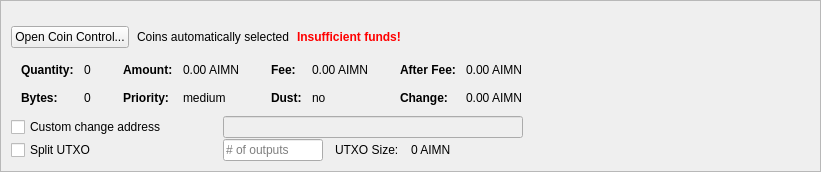
         <widget class="QFrame" name="frameCoinControl">
          <property name="sizePolicy">
           <sizepolicy hsizetype="Expanding" vsizetype="Expanding">
            <horstretch>0</horstretch>
            <verstretch>0</verstretch>
           </sizepolicy>
          </property>
          <property name="maximumSize">
           <size>
            <width>16777215</width>
            <height>16777215</height>
           </size>
          </property>
          <property name="frameShape">
           <enum>QFrame::StyledPanel</enum>
          </property>
          <property name="frameShadow">
           <enum>QFrame::Sunken</enum>
          </property>
          <layout class="QVBoxLayout" name="verticalLayoutCoinControl2">
           <property name="spacing">
            <number>0</number>
           </property>
           <property name="leftMargin">
            <number>0</number>
           </property>
           <property name="topMargin">
            <number>0</number>
           </property>
           <property name="rightMargin">
            <number>0</number>
           </property>
           <property name="bottomMargin">
            <number>0</number>
           </property>
           <item>
            <widget class="QFrame" name="frameCoinControl_BG">
             <layout class="QVBoxLayout" name="verticalLayoutCoinControl" stretch="0,0,0,0,0,0">
              <property name="spacing">
               <number>1</number>
              </property>
              <property name="leftMargin">
               <number>10</number>
              </property>
              <property name="topMargin">
               <number>10</number>
              </property>
              <item>
               <layout class="QHBoxLayout" name="horizontalLayoutCoinControl1">
                <property name="bottomMargin">
                 <number>15</number>
                </property>
                <item>
                 <layout class="QVBoxLayout" name="verticalLayout_3">
                  <property name="spacing">
                   <number>6</number>
                  </property>
                 </layout>
                </item>
               </layout>
              </item>
              <item>
               <layout class="QHBoxLayout" name="horizontalLayoutCoinControl2" stretch="0,0,0,0">
                <property name="spacing">
                 <number>8</number>
                </property>
                <property name="bottomMargin">
                 <number>10</number>
                </property>
                <item>
                 <widget class="QPushButton" name="pushButtonCoinControl">
                  <property name="sizePolicy">
                   <sizepolicy hsizetype="Minimum" vsizetype="Fixed">
                    <horstretch>0</horstretch>
                    <verstretch>0</verstretch>
                   </sizepolicy>
                  </property>
                  <property name="styleSheet">
                   <string notr="true"/>
                  </property>
                  <property name="text">
                   <string>Open Coin Control...</string>
                  </property>
                  <property name="autoDefault">
                   <bool>false</bool>
                  </property>
                 </widget>
                </item>
                <item>
                 <widget class="QLabel" name="labelCoinControlAutomaticallySelected">
                  <property name="text">
                   <string>Coins automatically selected</string>
                  </property>
                  <property name="margin">
                   <number>5</number>
                  </property>
                 </widget>
                </item>
                <item>
                 <widget class="QLabel" name="labelCoinControlInsuffFunds">
                  <property name="font">
                   <font>
                    <weight>75</weight>
                    <bold>true</bold>
                   </font>
                  </property>
                  <property name="styleSheet">
                   <string notr="true">color:red;font-weight:bold;</string>
                  </property>
                  <property name="text">
                   <string>Insufficient funds!</string>
                  </property>
                  <property name="margin">
                   <number>5</number>
                  </property>
                 </widget>
                </item>
                <item>
                 <spacer name="horizontalSpacerCoinControl">
                  <property name="orientation">
                   <enum>Qt::Horizontal</enum>
                  </property>
                  <property name="sizeHint" stdset="0">
                   <size>
                    <width>40</width>
                    <height>1</height>
                   </size>
                  </property>
                 </spacer>
                </item>
               </layout>
              </item>
              <item>
               <widget class="QWidget" name="widgetCoinControl" native="true">
                <property name="sizePolicy">
                 <sizepolicy hsizetype="Preferred" vsizetype="Preferred">
                  <horstretch>0</horstretch>
                  <verstretch>0</verstretch>
                 </sizepolicy>
                </property>
                <property name="minimumSize">
                 <size>
                  <width>0</width>
                  <height>0</height>
                 </size>
                </property>
                <property name="styleSheet">
                 <string notr="true"/>
                </property>
                <layout class="QHBoxLayout" name="horizontalLayoutCoinControl5">
                 <property name="leftMargin">
                  <number>0</number>
                 </property>
                 <property name="topMargin">
                  <number>0</number>
                 </property>
                 <property name="rightMargin">
                  <number>0</number>
                 </property>
                 <property name="bottomMargin">
                  <number>0</number>
                 </property>
                 <item>
                  <layout class="QHBoxLayout" name="horizontalLayoutCoinControl3" stretch="0,0,0,1">
                   <property name="spacing">
                    <number>20</number>
                   </property>
                   <property name="topMargin">
                    <number>0</number>
                   </property>
                   <property name="bottomMargin">
                    <number>10</number>
                   </property>
                   <item>
                    <layout class="QFormLayout" name="formLayoutCoinControl1">
                     <property name="horizontalSpacing">
                      <number>10</number>
                     </property>
                     <property name="verticalSpacing">
                      <number>14</number>
                     </property>
                     <property name="leftMargin">
                      <number>10</number>
                     </property>
                     <property name="topMargin">
                      <number>4</number>
                     </property>
                     <property name="rightMargin">
                      <number>6</number>
                     </property>
                     <item row="0" column="0">
                      <widget class="QLabel" name="labelCoinControlQuantityText">
                       <property name="font">
                        <font>
                         <weight>75</weight>
                         <bold>true</bold>
                        </font>
                       </property>
                       <property name="text">
                        <string>Quantity:</string>
                       </property>
                       <property name="margin">
                        <number>0</number>
                       </property>
                      </widget>
                     </item>
                     <item row="0" column="1">
                      <widget class="QLabel" name="labelCoinControlQuantity">
                       <property name="cursor">
                        <cursorShape>IBeamCursor</cursorShape>
                       </property>
                       <property name="contextMenuPolicy">
                        <enum>Qt::ActionsContextMenu</enum>
                       </property>
                       <property name="text">
                        <string notr="true">0</string>
                       </property>
                       <property name="margin">
                        <number>0</number>
                       </property>
                       <property name="textInteractionFlags">
                        <set>Qt::LinksAccessibleByMouse|Qt::TextSelectableByKeyboard|Qt::TextSelectableByMouse</set>
                       </property>
                      </widget>
                     </item>
                     <item row="1" column="0">
                      <widget class="QLabel" name="labelCoinControlBytesText">
                       <property name="font">
                        <font>
                         <weight>75</weight>
                         <bold>true</bold>
                        </font>
                       </property>
                       <property name="text">
                        <string>Bytes:</string>
                       </property>
                      </widget>
                     </item>
                     <item row="1" column="1">
                      <widget class="QLabel" name="labelCoinControlBytes">
                       <property name="cursor">
                        <cursorShape>IBeamCursor</cursorShape>
                       </property>
                       <property name="contextMenuPolicy">
                        <enum>Qt::ActionsContextMenu</enum>
                       </property>
                       <property name="text">
                        <string notr="true">0</string>
                       </property>
                       <property name="textInteractionFlags">
                        <set>Qt::LinksAccessibleByMouse|Qt::TextSelectableByKeyboard|Qt::TextSelectableByMouse</set>
                       </property>
                      </widget>
                     </item>
                    </layout>
                   </item>
                   <item>
                    <layout class="QFormLayout" name="formLayoutCoinControl2">
                     <property name="horizontalSpacing">
                      <number>10</number>
                     </property>
                     <property name="verticalSpacing">
                      <number>14</number>
                     </property>
                     <property name="leftMargin">
                      <number>6</number>
                     </property>
                     <property name="topMargin">
                      <number>4</number>
                     </property>
                     <property name="rightMargin">
                      <number>6</number>
                     </property>
                     <item row="0" column="0">
                      <widget class="QLabel" name="labelCoinControlAmountText">
                       <property name="font">
                        <font>
                         <weight>75</weight>
                         <bold>true</bold>
                        </font>
                       </property>
                       <property name="text">
                        <string>Amount:</string>
                       </property>
                       <property name="margin">
                        <number>0</number>
                       </property>
                      </widget>
                     </item>
                     <item row="0" column="1">
                      <widget class="QLabel" name="labelCoinControlAmount">
                       <property name="cursor">
                        <cursorShape>IBeamCursor</cursorShape>
                       </property>
                       <property name="contextMenuPolicy">
                        <enum>Qt::ActionsContextMenu</enum>
                       </property>
                       <property name="text">
                        <string notr="true">0.00 AIMN</string>
                       </property>
                       <property name="textInteractionFlags">
                        <set>Qt::LinksAccessibleByMouse|Qt::TextSelectableByKeyboard|Qt::TextSelectableByMouse</set>
                       </property>
                      </widget>
                     </item>
                     <item row="1" column="0">
                      <widget class="QLabel" name="labelCoinControlPriorityText">
                       <property name="font">
                        <font>
                         <weight>75</weight>
                         <bold>true</bold>
                        </font>
                       </property>
                       <property name="text">
                        <string>Priority:</string>
                       </property>
                      </widget>
                     </item>
                     <item row="1" column="1">
                      <widget class="QLabel" name="labelCoinControlPriority">
                       <property name="cursor">
                        <cursorShape>IBeamCursor</cursorShape>
                       </property>
                       <property name="contextMenuPolicy">
                        <enum>Qt::ActionsContextMenu</enum>
                       </property>
                       <property name="text">
                        <string>medium</string>
                       </property>
                       <property name="textInteractionFlags">
                        <set>Qt::LinksAccessibleByMouse|Qt::TextSelectableByKeyboard|Qt::TextSelectableByMouse</set>
                       </property>
                      </widget>
                     </item>
                    </layout>
                   </item>
                   <item>
                    <layout class="QFormLayout" name="formLayoutCoinControl3">
                     <property name="horizontalSpacing">
                      <number>10</number>
                     </property>
                     <property name="verticalSpacing">
                      <number>14</number>
                     </property>
                     <property name="leftMargin">
                      <number>6</number>
                     </property>
                     <property name="topMargin">
                      <number>4</number>
                     </property>
                     <property name="rightMargin">
                      <number>6</number>
                     </property>
                     <item row="0" column="0">
                      <widget class="QLabel" name="labelCoinControlFeeText">
                       <property name="font">
                        <font>
                         <weight>75</weight>
                         <bold>true</bold>
                        </font>
                       </property>
                       <property name="text">
                        <string>Fee:</string>
                       </property>
                       <property name="margin">
                        <number>0</number>
                       </property>
                      </widget>
                     </item>
                     <item row="0" column="1">
                      <widget class="QLabel" name="labelCoinControlFee">
                       <property name="cursor">
                        <cursorShape>IBeamCursor</cursorShape>
                       </property>
                       <property name="contextMenuPolicy">
                        <enum>Qt::ActionsContextMenu</enum>
                       </property>
                       <property name="text">
                        <string notr="true">0.00 AIMN</string>
                       </property>
                       <property name="textInteractionFlags">
                        <set>Qt::LinksAccessibleByMouse|Qt::TextSelectableByKeyboard|Qt::TextSelectableByMouse</set>
                       </property>
                      </widget>
                     </item>
                     <item row="1" column="0">
                      <widget class="QLabel" name="labelCoinControlLowOutputText">
                       <property name="font">
                        <font>
                         <weight>75</weight>
                         <bold>true</bold>
                        </font>
                       </property>
                       <property name="text">
                        <string>Dust:</string>
                       </property>
                      </widget>
                     </item>
                     <item row="1" column="1">
                      <widget class="QLabel" name="labelCoinControlLowOutput">
                       <property name="cursor">
                        <cursorShape>IBeamCursor</cursorShape>
                       </property>
                       <property name="contextMenuPolicy">
                        <enum>Qt::ActionsContextMenu</enum>
                       </property>
                       <property name="text">
                        <string>no</string>
                       </property>
                       <property name="textInteractionFlags">
                        <set>Qt::LinksAccessibleByMouse|Qt::TextSelectableByKeyboard|Qt::TextSelectableByMouse</set>
                       </property>
                      </widget>
                     </item>
                    </layout>
                   </item>
                   <item>
                    <layout class="QFormLayout" name="formLayoutCoinControl4">
                     <property name="horizontalSpacing">
                      <number>10</number>
                     </property>
                     <property name="verticalSpacing">
                      <number>14</number>
                     </property>
                     <property name="leftMargin">
                      <number>6</number>
                     </property>
                     <property name="topMargin">
                      <number>4</number>
                     </property>
                     <property name="rightMargin">
                      <number>6</number>
                     </property>
                     <item row="0" column="0">
                      <widget class="QLabel" name="labelCoinControlAfterFeeText">
                       <property name="font">
                        <font>
                         <weight>75</weight>
                         <bold>true</bold>
                        </font>
                       </property>
                       <property name="text">
                        <string>After Fee:</string>
                       </property>
                       <property name="margin">
                        <number>0</number>
                       </property>
                      </widget>
                     </item>
                     <item row="0" column="1">
                      <widget class="QLabel" name="labelCoinControlAfterFee">
                       <property name="cursor">
                        <cursorShape>IBeamCursor</cursorShape>
                       </property>
                       <property name="contextMenuPolicy">
                        <enum>Qt::ActionsContextMenu</enum>
                       </property>
                       <property name="text">
                        <string notr="true">0.00 AIMN</string>
                       </property>
                       <property name="textInteractionFlags">
                        <set>Qt::LinksAccessibleByMouse|Qt::TextSelectableByKeyboard|Qt::TextSelectableByMouse</set>
                       </property>
                      </widget>
                     </item>
                     <item row="1" column="0">
                      <widget class="QLabel" name="labelCoinControlChangeText">
                       <property name="font">
                        <font>
                         <weight>75</weight>
                         <bold>true</bold>
                        </font>
                       </property>
                       <property name="text">
                        <string>Change:</string>
                       </property>
                      </widget>
                     </item>
                     <item row="1" column="1">
                      <widget class="QLabel" name="labelCoinControlChange">
                       <property name="cursor">
                        <cursorShape>IBeamCursor</cursorShape>
                       </property>
                       <property name="contextMenuPolicy">
                        <enum>Qt::ActionsContextMenu</enum>
                       </property>
                       <property name="text">
                        <string notr="true">0.00 AIMN</string>
                       </property>
                       <property name="textInteractionFlags">
                        <set>Qt::LinksAccessibleByMouse|Qt::TextSelectableByKeyboard|Qt::TextSelectableByMouse</set>
                       </property>
                      </widget>
                     </item>
                    </layout>
                   </item>
                  </layout>
                 </item>
                </layout>
               </widget>
              </item>
              <item>
               <layout class="QHBoxLayout" name="horizontalLayoutCoinControl4">
                <property name="spacing">
                 <number>12</number>
                </property>
                <property name="sizeConstraint">
                 <enum>QLayout::SetDefaultConstraint</enum>
                </property>
                <property name="topMargin">
                 <number>0</number>
                </property>
                <property name="rightMargin">
                 <number>0</number>
                </property>
                <item>
                 <widget class="QCheckBox" name="checkBoxCoinControlChange">
                  <property name="sizePolicy">
                   <sizepolicy hsizetype="Preferred" vsizetype="Preferred">
                    <horstretch>0</horstretch>
                    <verstretch>0</verstretch>
                   </sizepolicy>
                  </property>
                  <property name="minimumSize">
                   <size>
                    <width>200</width>
                    <height>0</height>
                   </size>
                  </property>
                  <property name="maximumSize">
                   <size>
                    <width>200</width>
                    <height>16777215</height>
                   </size>
                  </property>
                  <property name="toolTip">
                   <string>If this is activated, but the change address is empty or invalid, change will be sent to a newly generated address.</string>
                  </property>
                  <property name="text">
                   <string>Custom change address</string>
                  </property>
                 </widget>
                </item>
                <item>
                 <widget class="QValidatedLineEdit" name="lineEditCoinControlChange">
                  <property name="enabled">
                   <bool>false</bool>
                  </property>
                  <property name="sizePolicy">
                   <sizepolicy hsizetype="Preferred" vsizetype="Preferred">
                    <horstretch>0</horstretch>
                    <verstretch>0</verstretch>
                   </sizepolicy>
                  </property>
                  <property name="minimumSize">
                   <size>
                    <width>300</width>
                    <height>0</height>
                   </size>
                  </property>
                 </widget>
                </item>
                <item>
                 <widget class="QLabel" name="labelCoinControlChangeLabel">
                  <property name="sizePolicy">
                   <sizepolicy hsizetype="Preferred" vsizetype="Preferred">
                    <horstretch>0</horstretch>
                    <verstretch>0</verstretch>
                   </sizepolicy>
                  </property>
                  <property name="minimumSize">
                   <size>
                    <width>100</width>
                    <height>0</height>
                   </size>
                  </property>
                  <property name="text">
                   <string/>
                  </property>
                  <property name="margin">
                   <number>3</number>
                  </property>
                 </widget>
                </item>
               </layout>
              </item>
              <item>
               <layout class="QHBoxLayout" name="horizontalLayoutCoinControl6">
                <property name="spacing">
                 <number>12</number>
                </property>
                <property name="rightMargin">
                 <number>0</number>
                </property>
                <item>
                 <widget class="QCheckBox" name="splitBlockCheckBox">
                  <property name="sizePolicy">
                   <sizepolicy hsizetype="Preferred" vsizetype="Preferred">
                    <horstretch>0</horstretch>
                    <verstretch>0</verstretch>
                   </sizepolicy>
                  </property>
                  <property name="minimumSize">
                   <size>
                    <width>200</width>
                    <height>0</height>
                   </size>
                  </property>
                  <property name="maximumSize">
                   <size>
                    <width>200</width>
                    <height>16777215</height>
                   </size>
                  </property>
                  <property name="text">
                   <string>Split UTXO</string>
                  </property>
                 </widget>
                </item>
                <item>
                 <widget class="QLineEdit" name="splitBlockLineEdit">
                  <property name="sizePolicy">
                   <sizepolicy hsizetype="Preferred" vsizetype="Preferred">
                    <horstretch>50</horstretch>
                    <verstretch>0</verstretch>
                   </sizepolicy>
                  </property>
                  <property name="minimumSize">
                   <size>
                    <width>100</width>
                    <height>0</height>
                   </size>
                  </property>
                  <property name="maximumSize">
                   <size>
                    <width>100</width>
                    <height>16777215</height>
                   </size>
                  </property>
                  <property name="placeholderText">
                   <string># of outputs</string>
                  </property>
                 </widget>
                </item>
                <item>
                 <widget class="QLabel" name="labelBlockSizeText">
                  <property name="text">
                   <string>UTXO Size:</string>
                  </property>
                 </widget>
                </item>
                <item>
                 <widget class="QLabel" name="labelBlockSize">
                  <property name="text">
                   <string>0 AIMN</string>
                  </property>
                 </widget>
                </item>
                <item>
                 <spacer name="horizontalSpacer_7">
                  <property name="orientation">
                   <enum>Qt::Horizontal</enum>
                  </property>
                  <property name="sizeHint" stdset="0">
                   <size>
                    <width>40</width>
                    <height>20</height>
                   </size>
                  </property>
                 </spacer>
                </item>
               </layout>
              </item>
              <item>
               <spacer name="verticalSpacerCoinControl">
                <property name="orientation">
                 <enum>Qt::Vertical</enum>
                </property>
                <property name="sizeHint" stdset="0">
                 <size>
                  <width>800</width>
                  <height>1</height>
                 </size>
                </property>
               </spacer>
              </item>
             </layout>
            </widget>
           </item>
          </layout>
         </widget>
